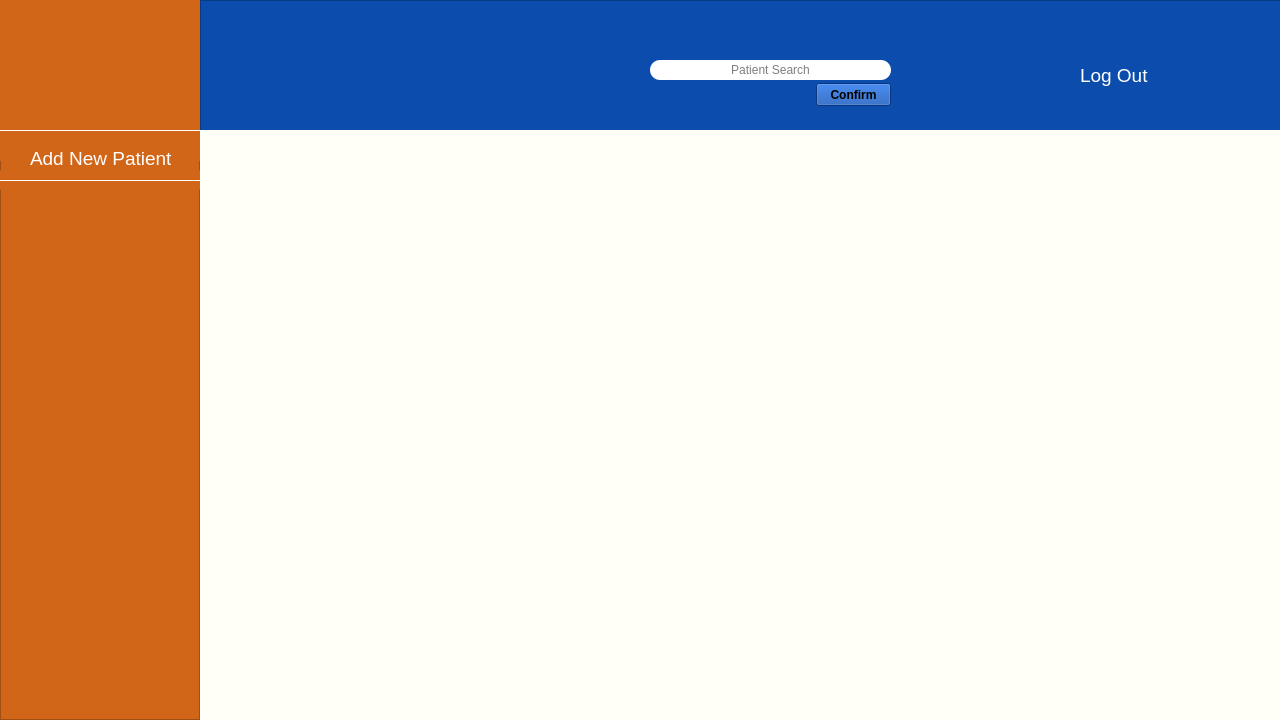
<?xml version="1.0" encoding="UTF-8"?>
<ui version="4.0">
 <class>MainWindow</class>
 <widget class="QMainWindow" name="MainWindow">
  <property name="enabled">
   <bool>true</bool>
  </property>
  <property name="geometry">
   <rect>
    <x>0</x>
    <y>0</y>
    <width>1280</width>
    <height>720</height>
   </rect>
  </property>
  <property name="windowTitle">
   <string>Keto Gator</string>
  </property>
  <property name="windowIcon">
   <iconset>
    <normaloff>17e294f73f2bfaae238c79c83226ebbd.png</normaloff>17e294f73f2bfaae238c79c83226ebbd.png</iconset>
  </property>
  <widget class="QWidget" name="centralwidget">
   <widget class="QFrame" name="sidebar">
    <property name="geometry">
     <rect>
      <x>0</x>
      <y>0</y>
      <width>200</width>
      <height>720</height>
     </rect>
    </property>
    <property name="maximumSize">
     <size>
      <width>16777215</width>
      <height>720</height>
     </size>
    </property>
    <property name="styleSheet">
     <string notr="true">background-color: rgb(209, 102, 24)</string>
    </property>
    <property name="frameShape">
     <enum>QFrame::StyledPanel</enum>
    </property>
    <property name="frameShadow">
     <enum>QFrame::Raised</enum>
    </property>
    <widget class="Line" name="firstlinebreak">
     <property name="geometry">
      <rect>
       <x>0</x>
       <y>120</y>
       <width>200</width>
       <height>20</height>
      </rect>
     </property>
     <property name="styleSheet">
      <string notr="true">color:rgb(255, 255, 255)</string>
     </property>
     <property name="frameShadow">
      <enum>QFrame::Plain</enum>
     </property>
     <property name="lineWidth">
      <number>1</number>
     </property>
     <property name="orientation">
      <enum>Qt::Horizontal</enum>
     </property>
    </widget>
    <widget class="QLabel" name="logo">
     <property name="geometry">
      <rect>
       <x>-140</x>
       <y>-70</y>
       <width>531</width>
       <height>231</height>
      </rect>
     </property>
     <property name="cursor">
      <cursorShape>PointingHandCursor</cursorShape>
     </property>
     <property name="text">
      <string/>
     </property>
     <property name="pixmap">
      <pixmap>Keto-Gator.png</pixmap>
     </property>
     <property name="scaledContents">
      <bool>true</bool>
     </property>
    </widget>
    <widget class="QLabel" name="newpatientbutton">
     <property name="geometry">
      <rect>
       <x>30</x>
       <y>150</y>
       <width>141</width>
       <height>16</height>
      </rect>
     </property>
     <property name="font">
      <font>
       <family>Arial</family>
       <pointsize>14</pointsize>
       <weight>50</weight>
       <bold>false</bold>
       <underline>false</underline>
       <strikeout>false</strikeout>
      </font>
     </property>
     <property name="cursor">
      <cursorShape>PointingHandCursor</cursorShape>
     </property>
     <property name="styleSheet">
      <string notr="true">color: white;
dropshadow:(black, 5)</string>
     </property>
     <property name="text">
      <string>Add New Patient</string>
     </property>
    </widget>
    <widget class="Line" name="firstlinebreak_2">
     <property name="geometry">
      <rect>
       <x>0</x>
       <y>170</y>
       <width>200</width>
       <height>20</height>
      </rect>
     </property>
     <property name="styleSheet">
      <string notr="true">color:rgb(255, 255, 255)</string>
     </property>
     <property name="frameShadow">
      <enum>QFrame::Plain</enum>
     </property>
     <property name="lineWidth">
      <number>1</number>
     </property>
     <property name="orientation">
      <enum>Qt::Horizontal</enum>
     </property>
    </widget>
    <zorder>logo</zorder>
    <zorder>firstlinebreak</zorder>
    <zorder>newpatientbutton</zorder>
    <zorder>firstlinebreak_2</zorder>
   </widget>
   <widget class="QFrame" name="topbar">
    <property name="enabled">
     <bool>true</bool>
    </property>
    <property name="geometry">
     <rect>
      <x>200</x>
      <y>0</y>
      <width>1920</width>
      <height>135</height>
     </rect>
    </property>
    <property name="sizePolicy">
     <sizepolicy hsizetype="Preferred" vsizetype="Preferred">
      <horstretch>0</horstretch>
      <verstretch>0</verstretch>
     </sizepolicy>
    </property>
    <property name="minimumSize">
     <size>
      <width>911</width>
      <height>0</height>
     </size>
    </property>
    <property name="maximumSize">
     <size>
      <width>1920</width>
      <height>16777215</height>
     </size>
    </property>
    <property name="styleSheet">
     <string notr="true">background-color:rgb(12, 76, 173)</string>
    </property>
    <property name="frameShape">
     <enum>QFrame::StyledPanel</enum>
    </property>
    <property name="frameShadow">
     <enum>QFrame::Raised</enum>
    </property>
    <widget class="QLineEdit" name="lineEdit">
     <property name="geometry">
      <rect>
       <x>450</x>
       <y>60</y>
       <width>241</width>
       <height>20</height>
      </rect>
     </property>
     <property name="styleSheet">
      <string notr="true">background-color:rgb(255, 255, 255);
 border-radius: 10px;</string>
     </property>
     <property name="alignment">
      <set>Qt::AlignCenter</set>
     </property>
     <property name="placeholderText">
      <string>Patient Search</string>
     </property>
    </widget>
    <widget class="QPushButton" name="confirmbutton">
     <property name="geometry">
      <rect>
       <x>616</x>
       <y>83</y>
       <width>75</width>
       <height>23</height>
      </rect>
     </property>
     <property name="font">
      <font>
       <family>Arial</family>
       <weight>75</weight>
       <bold>true</bold>
      </font>
     </property>
     <property name="cursor">
      <cursorShape>PointingHandCursor</cursorShape>
     </property>
     <property name="styleSheet">
      <string notr="true">background-color: rgb(209, 102, 24);
color:white;
border-radius: 10px;

hover
{
   background-color:white;
}</string>
     </property>
     <property name="text">
      <string>Confirm</string>
     </property>
    </widget>
    <widget class="QLabel" name="logoutbutton">
     <property name="geometry">
      <rect>
       <x>880</x>
       <y>60</y>
       <width>71</width>
       <height>31</height>
      </rect>
     </property>
     <property name="font">
      <font>
       <family>Arial</family>
       <pointsize>14</pointsize>
       <weight>50</weight>
       <bold>false</bold>
      </font>
     </property>
     <property name="cursor">
      <cursorShape>PointingHandCursor</cursorShape>
     </property>
     <property name="styleSheet">
      <string notr="true">color:white</string>
     </property>
     <property name="text">
      <string>Log Out</string>
     </property>
     <property name="scaledContents">
      <bool>false</bool>
     </property>
    </widget>
   </widget>
   <widget class="QFrame" name="body">
    <property name="geometry">
     <rect>
      <x>200</x>
      <y>130</y>
      <width>1920</width>
      <height>1080</height>
     </rect>
    </property>
    <property name="styleSheet">
     <string notr="true">background-color:rgb(255, 254, 247)</string>
    </property>
    <property name="frameShape">
     <enum>QFrame::NoFrame</enum>
    </property>
    <property name="frameShadow">
     <enum>QFrame::Plain</enum>
    </property>
    <property name="lineWidth">
     <number>0</number>
    </property>
   </widget>
  </widget>
 </widget>
 <resources>
  <include location="Logo.qrc"/>
 </resources>
 <connections/>
</ui>
